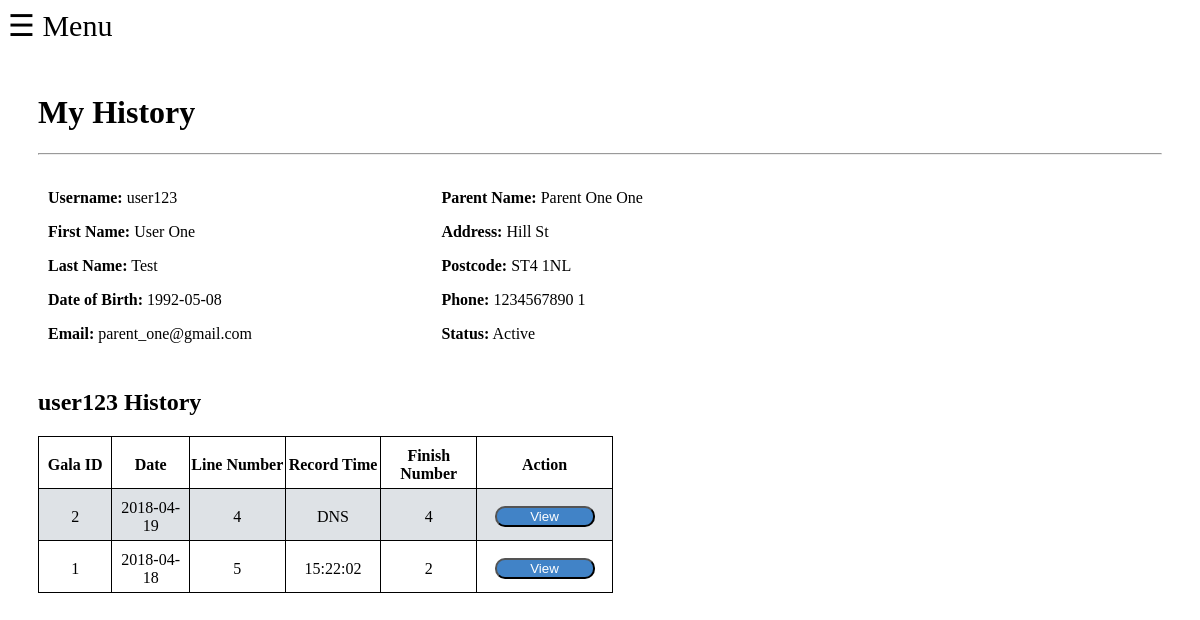
The page /swimmers/myResult.php (signed in) on the database its author committed.
### tables this page shows
CREATE TABLE `swimmers` (
  `id` int(11) NOT NULL,
  `role_id` int(11) NOT NULL,
  `username` varchar(255) NOT NULL,
  `password` char(60) NOT NULL,
  `fname` varchar(20) NOT NULL,
  `lname` varchar(50) NOT NULL,
  `dob` date NOT NULL,
  `email` varchar(225) NOT NULL,
  `active` int(11) NOT NULL DEFAULT '0'
);

CREATE TABLE `parents` (
  `id` int(11) NOT NULL,
  `role_id` int(11) NOT NULL,
  `email` varchar(255) NOT NULL,
  `parent_name` varchar(40) NOT NULL,
  `phone` varchar(255) NOT NULL,
  `address` varchar(255) NOT NULL,
  `postcode` varchar(255) NOT NULL,
  `password` char(60) NOT NULL,
  `active` int(11) NOT NULL DEFAULT '0'
);

CREATE TABLE `timerecords` (
  `id` int(11) NOT NULL,
  `gala_id` int(11) NOT NULL,
  `line_number` int(11) NOT NULL,
  `swimmer_name` varchar(255) NOT NULL,
  `recordtime` varchar(255) NOT NULL,
  `finish_number` int(11) NOT NULL
);

CREATE TABLE `gala` (
  `id` int(11) NOT NULL,
  `category_name` varchar(255) NOT NULL,
  `heatfinal_desc` varchar(255) NOT NULL,
  `date` date NOT NULL,
  `group_name` varchar(255) NOT NULL,
  `event_name` varchar(255) NOT NULL,
  `venue_name` varchar(255) NOT NULL,
  `note` varchar(255) NOT NULL
);

### core/init.php (called while the page is built, shortened)
<?php
    include 'DB/DB.php';
    include 'function/general.php';
    if(loggedIn() === true) {
        $username_from_session = $_SESSION['username'];
        $roleId_from_session = $_SESSION['role_id'];
        $userData = getUserData($username_from_session, $roleId_from_session);
    }
 ?>

### core/DB/DB.php (called while the page is built, shortened)
<?php
    if($_SERVER['SERVER_NAME'] == 'localhost') {
        $host = "localhost";
        $dbName = "pdocourse";
        $dbusername = "root";
        $dbpassword = "";
    } else {
        $host = "localhost";
        $dbName = "sekti92_pdocourse";
        $dbusername = "crimson";
        $dbpassword = "crimson";
    }
    function connect() {
        global $host;
        global $dbName;
        global $dbusername;
        global $dbpassword;
        try {
            $pdo = new PDO("mysql:host=".$host.";dbname=".$dbName."", $dbusername, $dbpassword);
            $pdo->setAttribute(PDO::ATTR_ERRMODE, PDO::ERRMODE_EXCEPTION);
            $pdo->setAttribute(PDO::ATTR_DEFAULT_FETCH_MODE, PDO::FETCH_OBJ);
            $pdo->setAttribute(PDO::ATTR_EMULATE_PREPARES, false);
            return $pdo;
        } catch (PDOException $e) {
            return false;
        }
    }
    function query($query, $params = array()) {
        $stmt = connect()->prepare($query);
        $stmt->execute($params);
        if(explode(' ', $query)[0] == 'SELECT'){
            $data = $stmt->fetchAll();
            return $data;
        } else {
            return ($stmt) ? true : false;
        }
    }
 ?>

### core/function/general.php (called while the page is built, shortened)
<?php
    function getUserData($username, $roleId) {
        $userData = '';
        if($roleId == 3) {
            $userData = query('SELECT s.id, s.role_id, s.username, s.fname, s.lname, s.dob, s.email, p.parent_name, p.phone, p.address, p.postcode
                               FROM swimmers s JOIN parents p ON s.email = p.email WHERE username = :username', array('username' => $username));
        }
        return $userData;
    }
 ?>

### swimmers/myResult.php (the view, shortened to what this page needs)
<?php
     include '../core/init.php';
    include '../inc/loggedIn_header.php';
    include '../inc/loggedIn_nav.php';
 ?>
    <main id="main-content">
    <?php
        $queryOne = query('SELECT s.id,s.username,s.fname,s.lname,s.dob, s.active,
                                          p.email, p.parent_name, p.phone, p.address, p.postcode
                                   FROM swimmers s JOIN parents p ON s.email = p.email
                                   WHERE s.id = :id',
                                   array('id'=>$userData[0]->id)
                                );
                if($queryOne) {
     ?>
            <h1>My History</h1>
                    <hr>
                    <div class="row">
                        <div class="column">
                            <p>
                                <label><b>Username:</b> </label>
                                <?= $queryOne[0]->username ?>
                            </p>
                            <p>
                                <label><b>First Name:</b> </label>
                                <?= $queryOne[0]->fname ?>
                            </p>
                            <p>
                                <label><b>Last Name:</b> </label>
                                <?= $queryOne[0]->lname ?>
                            </p>
                            <p>
                                <label><b>Date of Birth:</b> </label>
                                <?= $queryOne[0]->dob ?>
                            </p>
                            <p>
                                <label><b>Email:</b> </label>
                                <?= $queryOne[0]->email ?>
                            </p>
                        </div>
                        <div class="column">
                            <p>
                                <label><b>Parent Name:</b> </label>
                                <?= $queryOne[0]->parent_name ?>
                            </p>
                            <p>
                                <label><b>Address:</b> </label>
                                <?= $queryOne[0]->address ?>
                            </p>
                            <p>
                                <label><b>Postcode:</b> </label>
                                <?= $queryOne[0]->postcode ?>
                            </p>
                            <p>
                                <label><b>Phone:</b> </label>
                                <?= $queryOne[0]->phone ?>
                            </p>
                            <p>
                                <label><b>Status:</b> </label>
                                <?= ($queryOne[0]->active)? 'Active':'Not Active' ?>
                            </p>
                        </div>
                    </div>
                <?php
                    $galaHistory = query("SELECT t.gala_id, g.date, t.line_number, t.recordtime, t.finish_number
                                          FROM timerecords t JOIN swimmers s ON t.swimmer_name = UPPER(CONCAT(s.lname, ', ', s.fname))
                                                             JOIN gala g ON g.id = t.gala_id
                                          WHERE t.swimmer_name = UPPER(CONCAT(:lname, ', ', :fname))
                                          ORDER BY g.date DESC",
                                          array('lname' => $queryOne[0]->lname, 'fname' => $queryOne[0]->fname)
                                      );
                    if(count($galaHistory) > 0) {
                ?>
                <h2><?= $queryOne[0]->username  ?> History</h2>
                    <table class="gala-view table-striped">
                        <tr>
                            <th>Gala ID</th>
                            <th>Date</th>
                            <th>Line Number</th>
                            <th>Record Time</th>
                            <th>Finish Number</th>
                            <th>Action</th>
                        </tr>
                        <?php
                            for($i=0; $i < count($galaHistory); $i++) {
                            echo '<tr>
                                    <td>'.$galaHistory[$i]->gala_id.'</td>
                                    <td>'.$galaHistory[$i]->date.'</td>
                                    <td>'.$galaHistory[$i]->line_number.'</td>
                                    <td>'.$galaHistory[$i]->recordtime.'</td>
                                    <td>'.$galaHistory[$i]->finish_number.'</td>
                                    <td>
                                        <a href="galaView.php?id='.$galaHistory[$i]->gala_id.'"><button class="info">View</button></a>
                                    </td>
                                </tr>';
                            }
                         ?>
                    </table>
     <?php
            } else {
                echo '<h2>'.$queryOne[0]->username.' History</h2>';
                echo '<h4> No Results</h4>';
            }
        }
      ?>
    </main>
<?php
    include '../inc/loggedIn_footer.php';
 ?>

### inc/loggedIn_header.php (shortened to what this page needs)
<!DOCTYPE html>
<html lang="en">
<head>
    <link rel="stylesheet" type="text/css" href="../assets/css/slide.css">
    <link rel="stylesheet" type="text/css" href="../assets/css/switch.css">

### inc/loggedIn_nav.php (shortened to what this page needs)
</head>
<body id="body" class="menu">
<header>
    <a href="#" class="nav-toggle" id="nav-toggle">☰ Menu</a>
</header>

### inc/loggedIn_footer.php (shortened to what this page needs)
</body>
</html>

### assets/css/slide.css (style rules this page uses)
.info { width: 100px; background: #4183c7; color: #fff; border-color: 1px solid #fff; border-radius: 10px; }
table.gala-view, table.gala-view tr, table.gala-view td, table.gala-view th { border: 1px solid black; border-collapse: collapse; width: 575px; max-width: 1072px; padding-top: 10px; padding-bottom: 5px; text-align: center; }
.table-striped > tbody > tr:nth-child(even) > td { background-color: #dee2e6; }
.row:after { content: ""; display: table; clear: both; }
.column { box-sizing: border-box; float: left; width: 35%; padding: 10px; }
.menu { overflow-x: scroll; position: relative; left: 0; }
.nav-menu, .menu { -webkit-transition: left 0.2s ease; -moz-transition: left 0.2s ease; transition: left 0.2s ease; }
#nav-toggle { font-size: 30px; text-decoration: none; color: #000; }
main { padding: 30px; }
@media screen and (max-width: 1391px) { .column { width: 35%; } }

### rows shown on the page
swimmers: username "user123", fname "User One", lname "Test", dob "1992-05-08", parents.email "parent_one@gmail.com", parents.parent_name "Parent One One", parents.address "Hill St", parents.postcode "ST4 1NL", parents.phone "1234567890 1"
timerecords: gala "2", gala.date "2018-04-19", line_number "4", recordtime "DNS", finish_number "4"
timerecords: gala "1", gala.date "2018-04-18", line_number "5", recordtime "15:22:02", finish_number "2"
